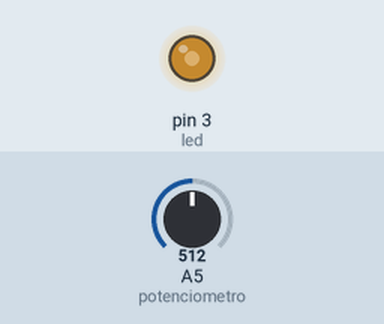
Simulated run of this sketch. Board: Arduino Uno, built with avr-gcc and run on an emulated ATmega328P. Shown: output pins drawn as LEDs (lit = HIGH). Inputs (shaded band) come from the test bench; at power-on: A5 (potenciometro) = 512.

Above: at 1.2 s.
1.3 s: A5 (potenciometro) set to 716
At 1.6 s:
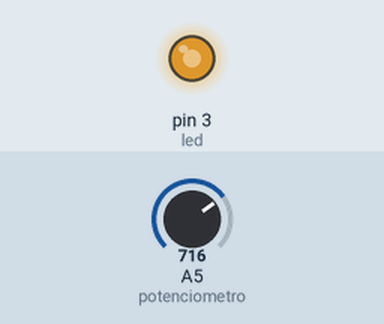
2.8 s: A5 (potenciometro) set to 900
At 4.0 s:
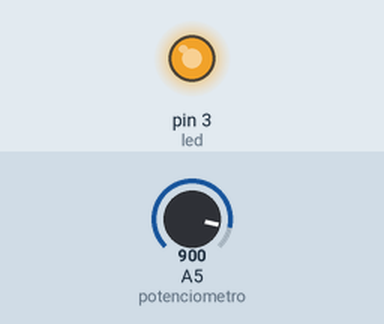
4.3 s: A5 (potenciometro) set to 122
At 5.3 s:
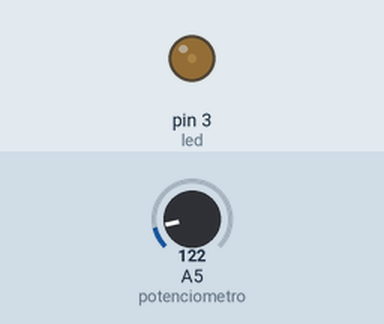
5.8 s: A5 (potenciometro) set to 0
At 6.5 s:
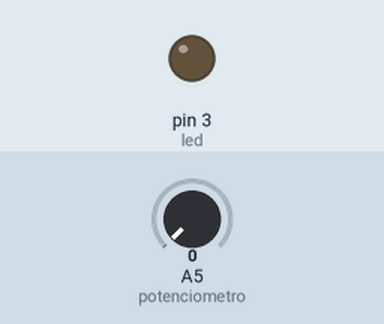
7.3 s: A5 (potenciometro) set to 511
At 7.8 s:
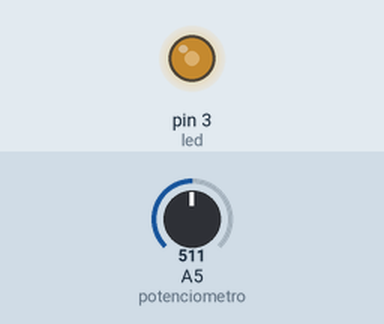
Timing chart, 0 to 9.8 s (numbered marks = the images above; inputs shaded):
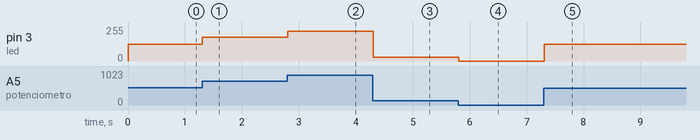

The sketch:

Acendendo_um_LED_com_um_potenciometro.ino
```cpp
int potenciometro = A5; //pino onde vai ser ligado o potenciômetro
int led = 3;// pino onde é ligado o LED

int Leitura_Pot = 0;//Variável pra gardar a leitura do potenciômetro
int Escrita_Led = 0; // Variável pra guardar o valor que deve ser escrito no LED

void setup()
{
  pinMode(potenciometro, INPUT);//A leitura do potenciômetro é um input
  pinMode(led, OUTPUT);//E o LED um output
}

void loop()
{
  Leitura_Pot = analogRead(potenciometro);//realiza a leitura
  Escrita_Led = map(Leitura_Pot, 0, 1023, 0, 255);//faz a conversão de "escala"
  analogWrite(led, Escrita_Led);//escreve no led
  delay(100);//pra poder ver a alteração de brilho

}
```

Measured:
- after the input at 1.3 s, pin 3 (led): 127/255 → 178/255 at once
- after the input at 2.8 s, pin 3 (led): 178/255 → 224/255 at once
- after the input at 4.3 s, pin 3 (led): 224/255 → 30/255 at once
- after the input at 5.8 s, pin 3 (led): 30/255 → 0/255 at once
- after the input at 7.3 s, pin 3 (led): 0/255 → 127/255 at once
